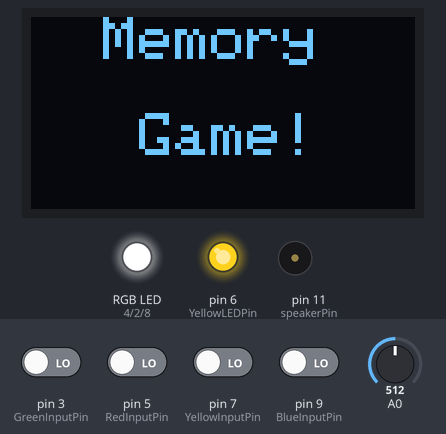
Bench run of a sketch on a simulated Arduino Uno, built with avr-gcc and run on an emulated ATmega328P. On the bench: 128×64 one-colour display, an RGB LED mixed from three pins (HIGH = lit), output pins drawn as LEDs (lit = HIGH), buzzer (waves = sounding). Dashed ring = blinking. The test bench sets the inputs (shaded band); at power-on: pin 3 (GreenInputPin), pin 5 (RedInputPin), pin 7 (YellowInputPin), pin 9 (BlueInputPin) LOW, A0 = 512. Random numbers use the default seed unless the sketch sets one; EEPROM starts erased; what the sketch prints to the serial monitor is not drawn.

Above: at 1.04 s.
2.0 s: pin 5 (RedInputPin) driven HIGH
3.5 s: pin 5 (RedInputPin) driven LOW
At 5.75 s:
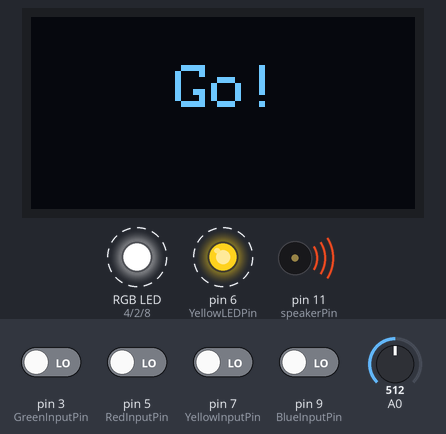
6.0 s: pin 3 (GreenInputPin) driven HIGH
9.0 s: pin 3 (GreenInputPin) driven LOW
At 9.4 s:
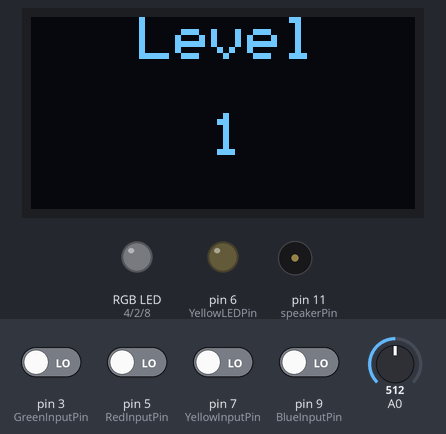
11.4 s: pin 7 (YellowInputPin) driven HIGH
At 12.9 s:
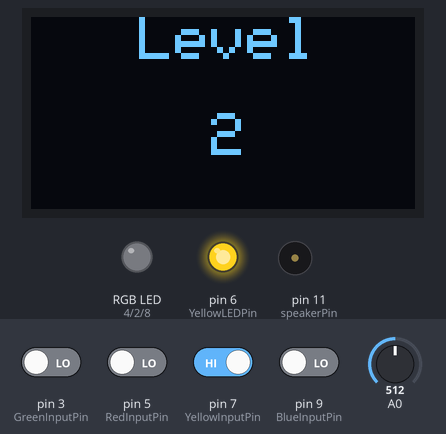
13.2 s: pin 7 (YellowInputPin) driven LOW
At 15.6 s:
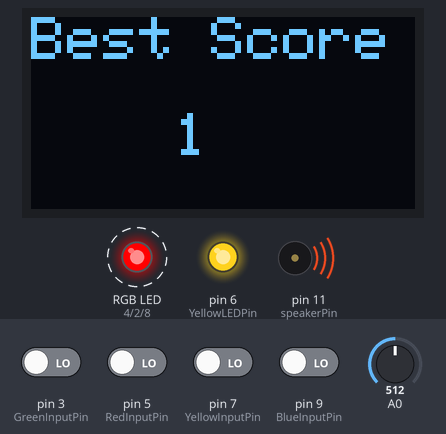
Timing chart, 0 to 18.2 s (numbered marks = the images above; inputs shaded):
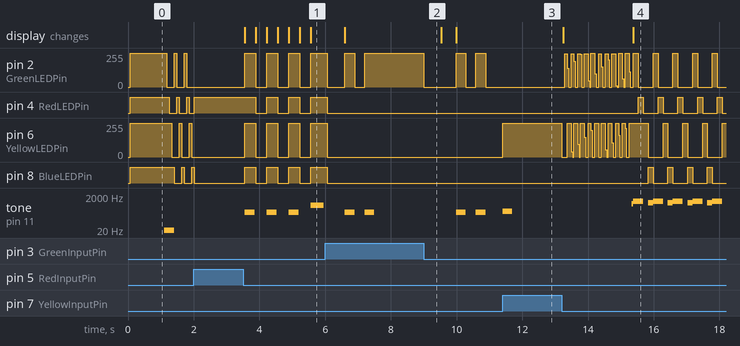

The sketch:

MemoryGame.ino
```cpp
#include "SSD1306Ascii.h"
#include "SSD1306AsciiAvrI2c.h"
#include <EEPROM.h>

// 0X3C+SA0 - 0x3C or 0x3D
#define I2C_ADDRESS 0x3C

// Define proper RST_PIN if required.
#define RST_PIN -1
SSD1306AsciiAvrI2c oled;

#define NOTE_A3  220
#define NOTE_CS5 554
#define NOTE_B3  247
#define NOTE_C4  262
#define NOTE_D4  294

int level = 0;
byte sounds[150];
int speakerPin = 11;

int GreenLEDPin = 2;
int GreenInputPin = 3;
int RedLEDPin = 4;
int RedInputPin = 5;
int YellowLEDPin = 6;
int YellowInputPin = 7;
int BlueLEDPin = 8;
int BlueInputPin = 9;

long clkTime;

int address = 0;
int bestScore;


void setup() {
  Serial.begin(115200);
  Serial.print("init oled");
  #if RST_PIN >= 0
  Serial.print("reset pin");
  oled.begin(&Adafruit128x64, I2C_ADDRESS, RST_PIN);
  #else // RST_PIN >= 0
    Serial.print(" no reset pin");
    oled.begin(&Adafruit128x64, I2C_ADDRESS);
  #endif // RST_PIN >= 0
    // Call oled.setI2cClock(frequency) to change from the default frequency.
  Serial.print("set font");
  oled.setFont(Adafruit5x7);
  oled.clear();
  oled.set2X();

  oled.println("  Memory");
   oled.println();
  oled.println("   Game!");

  // initialize digital pin LED_BUILTIN as an output.
  pinMode(GreenLEDPin, OUTPUT);
  pinMode(GreenInputPin, INPUT);
  pinMode(RedLEDPin, OUTPUT);
  pinMode(RedInputPin, INPUT);
  pinMode(YellowLEDPin, OUTPUT);
  pinMode(YellowInputPin, INPUT);
  pinMode(BlueLEDPin, OUTPUT);
  pinMode(BlueInputPin, INPUT);

  Serial.print("makeShow();");
  bestScore = EEPROMReadlong(address);

  makeShow();
}
void sillySound(){
    digitalWrite(GreenLEDPin, HIGH);
    digitalWrite(RedLEDPin, HIGH);
    digitalWrite(YellowLEDPin, HIGH);
    digitalWrite(BlueLEDPin, HIGH);
    for(int i= 0;i<500;i++){
    tone(speakerPin, (i+200)%600, 300);
    delay(2);
    tone(speakerPin, (i+111)%600, 300);
  }

}


void makeShow(){
  clkTime = millis();
  bool flip = false;
  sillySound();
  //display_PressAny();
  while(true){
    for(int i= 0; i<4 ; i++){
      if(detectButtonPress(1) != -1){
        startGame();
        oled.clear();
      }
      switchOn(i,75);
      if(millis()-clkTime > 2000){
        clkTime = millis();
        if(flip){
          flip = false;
          display_BestScore();
        }else{
          flip = true;
          display_PressAny();
        }

      }
    }
  }
}
void startGame(){
  level = 0;
  for(int i=0;i<3;i++){
    display_GetReady();
    tone(speakerPin, NOTE_A3, 300);
    digitalWrite(GreenLEDPin, HIGH);
    digitalWrite(RedLEDPin, HIGH);
    digitalWrite(YellowLEDPin, HIGH);
    digitalWrite(BlueLEDPin, HIGH);
    delay(300);
    oled.clear();
    digitalWrite(GreenLEDPin, LOW);
    digitalWrite(RedLEDPin, LOW);
    digitalWrite(YellowLEDPin, LOW);
    digitalWrite(BlueLEDPin, LOW);
    delay(300);
  }
  display_Go();
  tone(speakerPin, NOTE_CS5, 400);
  digitalWrite(GreenLEDPin, HIGH);
  digitalWrite(RedLEDPin, HIGH);
  digitalWrite(YellowLEDPin, HIGH);
  digitalWrite(BlueLEDPin, HIGH);
  delay(500);
  digitalWrite(GreenLEDPin, LOW);
  digitalWrite(RedLEDPin, LOW);
  digitalWrite(YellowLEDPin, LOW);
  digitalWrite(BlueLEDPin, LOW);
  delay(500);
  playSequence();
}
// the loop function runs over and over again forever

void switchOn(int lightNo, int duration){
    switch (lightNo) {
    case 0:
      digitalWrite(GreenLEDPin, HIGH);
      delay(duration);
      digitalWrite(GreenLEDPin, LOW);
      break;
    case 1:
      digitalWrite(RedLEDPin, HIGH);
      delay(duration);
      digitalWrite(RedLEDPin, LOW);
      break;
    case 2:
      digitalWrite(YellowLEDPin, HIGH);
      delay(duration);
      digitalWrite(YellowLEDPin, LOW);
      break;
    case 3:
      digitalWrite(BlueLEDPin, HIGH);
      delay(duration);
      digitalWrite(BlueLEDPin, LOW);
      break;
    default:
      // statements
      break;
    }
}
int detectButtonPress(int duration){
  int returned_val = -1;
  if(digitalRead(GreenInputPin) && returned_val == -1)
    {
      tone(speakerPin, NOTE_A3, duration);
      clkTime = millis();
      switchOnNoWait(0);
      returned_val =  0;
      delay(50);

    }
    if(digitalRead(RedInputPin)&& returned_val == -1)
    {
      tone(speakerPin, NOTE_B3, duration);
      clkTime = millis();
      switchOnNoWait(1);
      returned_val = 1;
      delay(50);
    }
    if(digitalRead(YellowInputPin)&& returned_val == -1)
    {
      tone(speakerPin, NOTE_C4, duration);
      clkTime = millis();
      switchOnNoWait(2);
      returned_val =  2;
      delay(50);
    }
    if(digitalRead(BlueInputPin)&& returned_val == -1)
    {
      tone(speakerPin, NOTE_D4, duration);
      clkTime = millis();
      switchOnNoWait(3);
      returned_val = 3;
      delay(50);
    }
    while((digitalRead(BlueInputPin) or digitalRead(YellowInputPin) or digitalRead(RedInputPin) or digitalRead(GreenInputPin)) and returned_val!= -1 ){
      delay(50);
      Serial.println("Stuck");
    }


    return returned_val;
}

void gameOver(int correct,int pressed){
  if(correct == -1){
      oled.clear();
      oled.println();
      oled.println("!!Timeout!!");
      for(int i=200;i>100;i--){
      tone(speakerPin, i, i%50);
      digitalWrite(GreenLEDPin, HIGH);
      digitalWrite(RedLEDPin, HIGH);
      digitalWrite(YellowLEDPin, HIGH);
      digitalWrite(BlueLEDPin, HIGH);
      delay(i%50);
      digitalWrite(GreenLEDPin, LOW);
      digitalWrite(RedLEDPin, LOW);
      digitalWrite(YellowLEDPin, LOW);
      digitalWrite(BlueLEDPin, LOW);
      delay(i%50);
    }
  }else{
    for(int j = 0;j<10;j++){
      for(int i=700;i<800;i++){
        tone(speakerPin,i);
        delay(1);
        switchOnNoWait(correct);

      }
      for(int i=800;i>700;i--){
        tone(speakerPin,i);
        delay(1);
        switchOnNoWait(pressed);
      }
    }
  }
  if (level-1 > bestScore){
    EEPROMWritelong(address, level-1);
    bestScore = level-1;
    bestScoreShow();
  }
  makeShow();
}
void switchOnNoWait(int lightNo){
  digitalWrite(GreenLEDPin, LOW);
  digitalWrite(RedLEDPin, LOW);
  digitalWrite(YellowLEDPin, LOW);
  digitalWrite(BlueLEDPin, LOW);
    switch (lightNo) {
    case 0:
      digitalWrite(GreenLEDPin, HIGH);
      break;
    case 1:
      digitalWrite(RedLEDPin, HIGH);
      break;
    case 2:
      digitalWrite(YellowLEDPin, HIGH);
      break;
    case 3:
      digitalWrite(BlueLEDPin, HIGH);
      break;
    default:
      // statements
      break;
    }
}
void bestScoreShow(){
  oled.clear();
  oled.println("Best Score");
  oled.println();
  oled.println("    "+String(bestScore));
  for(int i =0; i<10 ;i++){
    tone(speakerPin, 1000, 300);
    for(int j=0; j< 4;j++){
        switchOn(j,150);
        if(j>1){
          tone(speakerPin, 800, 300);
        }
    }

  }
}
void switchOnWithSound(int lightNo, int duration){
    switch (lightNo) {
    case 0:
      tone(speakerPin, NOTE_A3, duration);
      digitalWrite(GreenLEDPin, HIGH);
      delay(duration);
      digitalWrite(GreenLEDPin, LOW);
      break;
    case 1:
      tone(speakerPin, NOTE_B3, duration);
      digitalWrite(RedLEDPin, HIGH);
      delay(duration);
      digitalWrite(RedLEDPin, LOW);
      break;
    case 2:
      tone(speakerPin, NOTE_C4, duration);
      digitalWrite(YellowLEDPin, HIGH);
      delay(duration);
      digitalWrite(YellowLEDPin, LOW);
      break;
    case 3:
      tone(speakerPin, NOTE_D4, duration);
      digitalWrite(BlueLEDPin, HIGH);
      delay(duration);
      digitalWrite(BlueLEDPin, LOW);
      break;
    default:
      // statements
      break;
    }
}
void playSequence(){
  display_ShowLevel();
  Serial.print("Level:");
  Serial.println(level);
 // delay(450);
  randomSeed(analogRead(0));
  byte randomNumber =   random(4);
  sounds[level]= randomNumber;
  for(int i=0; i<= level; i++){
    Serial.print(sounds[i]);
    Serial.print(",");
    switchOnWithSound(sounds[i], 300);
    delay(300);
  }
  Serial.println("");
  level++;

  confirmSequence();
}
void confirmSequence(){
  int i = 0;
  int button = -1;
  clkTime = millis();
  while(i<level){
    button =  detectButtonPress(300);
    if(millis()-clkTime > 30000) { // timeout
      gameOver(-1,-1);
    }
    if(millis()-clkTime > 300) { // timeout
      switchOnNoWait(55);// to switch the lights off
    }


    if (button != -1){
      Serial.print(button);
      Serial.print(",");
   //   clkTime = millis();
      if(sounds[i]!=button){
        display_Gameover();
        gameOver(sounds[i],button);
      }else{
        i++;
      }
    }
  }
  delay(500);
  switchOnNoWait(55);// to switch the lights off
  Serial.println("");
  display_Correct();
  delay(400);
  playSequence();
}

long EEPROMReadlong(int address) {
  long four = EEPROM.read(address);
  long three = EEPROM.read(address + 1);
  long two = EEPROM.read(address + 2);
  long one = EEPROM.read(address + 3);

  return ((four << 0) & 0xFF) + ((three << 8) & 0xFFFF) + ((two << 16) & 0xFFFFFF) + ((one << 24) & 0xFFFFFFFF);
}
void EEPROMWritelong(int address, long value) {
  byte four = (value & 0xFF);
  byte three = ((value >> 8) & 0xFF);
  byte two = ((value >> 16) & 0xFF);
  byte one = ((value >> 24) & 0xFF);

  EEPROM.write(address, four);
  EEPROM.write(address + 1, three);
  EEPROM.write(address + 2, two);
  EEPROM.write(address + 3, one);
}

void display_ShowLevel(){
  String l = String(level+1);
  oled.clear();
  oled.println("   Level");
  oled.println();
  oled.println("     "+l);
}
void display_GetReady(){
  oled.clear();
  oled.println("   Get");
  oled.println();
  oled.println("  Ready!!");
}

void display_PressAny(){
  oled.clear();
  oled.println(" Press any");
  oled.println();
  oled.println("  Button!");
}

void display_Correct(){
  oled.clear();
  oled.println();

  oled.println(" Correct!");
}

void display_Go(){
  oled.clear();
  oled.println();

  oled.println("    Go!");
}
void display_Gameover(){
  oled.clear();
  oled.println("   Game");
  oled.println();
  oled.println("   Over!");
}
void display_BestScore(){
  oled.clear();
  oled.println("Best Score");
  oled.println();
  oled.println("    "+String(bestScore));
}
```

Measured:
- after the input at 3.5 s, pin 2 (GreenLEDPin): alternates 255/255 for 0.33 s and 0/255 for 0.34 s, starting after 0.06 s; pin 4 (RedLEDPin): alternates HIGH for 0.33 s and LOW for 0.34 s, starting after 0.38 s
- after the input at 9.0 s, pin 2 (GreenLEDPin): goes 0/255 0.98 s, 255/255 0.30 s, 0/255 0.30 s, 255/255 0.30 s, then 0/255, starting at once; tone on pin 11 (speakerPin): alternates 220 Hz for 0.30 s and silent for 0.30 s, starting after 0.98 s
- after the input at 11.4 s, pin 6 (YellowLEDPin): 0/255 → 255/255 at once; tone on pin 11 (speakerPin): silent → 262 Hz at once, → silent 0.30 s later
- after the input at 13.2 s, pin 4 (RedLEDPin): alternates HIGH for 0.15 s and LOW for 0.45 s, starting after 2.3 s; pin 8 (BlueLEDPin): alternates HIGH for 0.15 s and LOW for 0.45 s, starting after 2.6 s
- by itself, pin 2 (GreenLEDPin), pin 6 (YellowLEDPin): repeats every 0.30 s: 0/255 0.23 s, 255/255 0.08 s
- by itself, pin 4 (RedLEDPin): repeats every 0.30 s: LOW 0.23 s, HIGH 0.08 s
